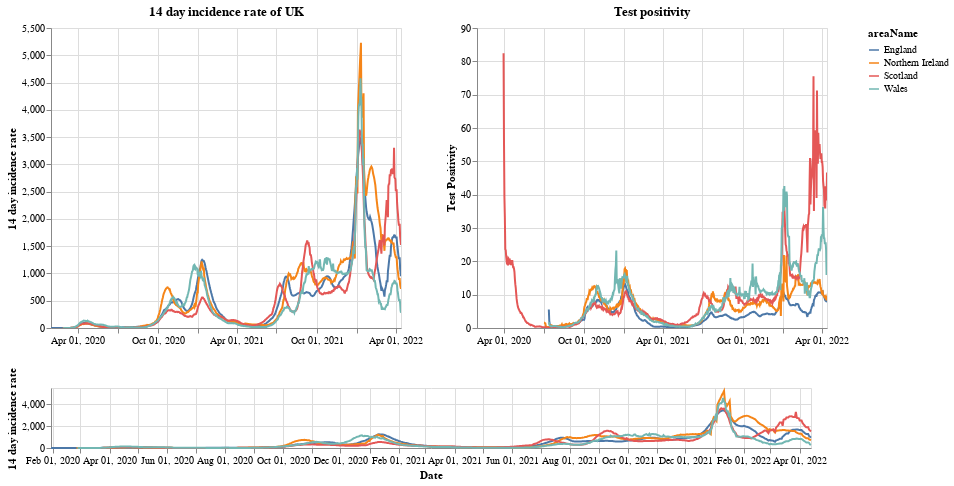

Notebook code cell kept with this figure:
### Markdown cell above
# Plots

First a plot with each country in the UK. The top right shows the positivity rate for (which is the percentage of registered tests which were positive) while the top left is the 14 day incidence rate. The bottom chart can be used to select the timeframe (does not work on a mobile device).

### Code cell
#collapse
brush = alt.selection(type='interval', name='DateBrush',encodings=['x'],fields=['Time'])
leg_selection = alt.selection_multi(fields=['areaName'], bind='legend')

base = alt.Chart(uk_cases).mark_line().encode(
    x=alt.X("yearmonthdate(date):T", axis=alt.Axis(title='Date')),
    y=alt.Y("twoWeeklyCasesRate:Q", axis=alt.Axis(title='14 day incidence rate')),
    tooltip=['areaName', 'date','twoWeeklyCasesRate', 'testPositivity'],
    color='areaName',
    opacity=alt.condition(leg_selection, alt.value(2), alt.value(0.1))
).add_selection(leg_selection).properties(width=350)

upper = base.encode(alt.X('yearmonthdate(date):T', axis=alt.Axis(title=''),
                         scale=alt.Scale(domain=brush))
                   ).properties(title=f'14 day incidence rate of UK')
upper_right = upper.encode(alt.Y('testPositivity:Q', axis=alt.Axis(title='Test Positivity'))).properties(title='Test positivity')
lower = base.properties(height=60, width = 760).add_selection(brush)

(upper | upper_right) & lower

### Figure 1 — Vega-Lite specification as saved in the notebook (floating-point values rounded to 4 significant figures; data arrays with more than 128 entries replaced by an {"elided": "..."} marker saying what was removed)
{"config": {"view": {"continuousWidth": 400, "continuousHeight": 300}}, "vconcat": [{"hconcat": [{"mark": "line", "encoding": {"color": {"type": "nominal", "field": "areaName"}, "opacity": {"condition": {"value": 2, "selection": "selector001"}, "value": 0.1}, "tooltip": [{"type": "nominal", "field": "areaName"}, {"type": "temporal", "field": "date"}, {"type": "quantitative", "field": "twoWeeklyCasesRate"}, {"type": "quantitative", "field": "testPositivity"}], "x": {"type": "temporal", "axis": {"title": ""}, "field": "date", "scale": {"domain": {"selection": "DateBrush"}}, "timeUnit": "yearmonthdate"}, "y": {"type": "quantitative", "axis": {"title": "14 day incidence rate"}, "field": "twoWeeklyCasesRate"}}, "selection": {"selector001": {"type": "multi", "fields": ["areaName"], "bind": "legend"}}, "title": "14 day incidence rate of UK", "width": 350}, {"mark": "line", "encoding": {"color": {"type": "nominal", "field": "areaName"}, "opacity": {"condition": {"value": 2, "selection": "selector001"}, "value": 0.1}, "tooltip": [{"type": "nominal", "field": "areaName"}, {"type": "temporal", "field": "date"}, {"type": "quantitative", "field": "twoWeeklyCasesRate"}, {"type": "quantitative", "field": "testPositivity"}], "x": {"type": "temporal", "axis": {"title": ""}, "field": "date", "scale": {"domain": {"selection": "DateBrush"}}, "timeUnit": "yearmonthdate"}, "y": {"type": "quantitative", "axis": {"title": "Test Positivity"}, "field": "testPositivity"}}, "selection": {"selector001": {"type": "multi", "fields": ["areaName"], "bind": "legend"}}, "title": "Test positivity", "width": 350}]}, {"mark": "line", "encoding": {"color": {"type": "nominal", "field": "areaName"}, "opacity": {"condition": {"value": 2, "selection": "selector001"}, "value": 0.1}, "tooltip": [{"type": "nominal", "field": "areaName"}, {"type": "temporal", "field": "date"}, {"type": "quantitative", "field": "twoWeeklyCasesRate"}, {"type": "quantitative", "field": "testPositivity"}], "x": {"type": "temporal", "axis": {"title": "Date"}, "field": "date", "timeUnit": "yearmonthdate"}, "y": {"type": "quantitative", "axis": {"title": "14 day incidence rate"}, "field": "twoWeeklyCasesRate"}}, "height": 60, "selection": {"selector001": {"type": "multi", "fields": ["areaName"], "bind": "legend"}, "DateBrush": {"type": "interval", "encodings": ["x"], "fields": ["Time"]}}, "width": 760}], "data": {"name": "data-2b6af94aacdbc9ba7028131a925185c6"}, "$schema": "https://vega.github.io/schema/vega-lite/v4.8.1.json", "datasets": {"data-2b6af94aacdbc9ba7028131a925185c6": {"elided": "3136 records"}}}
